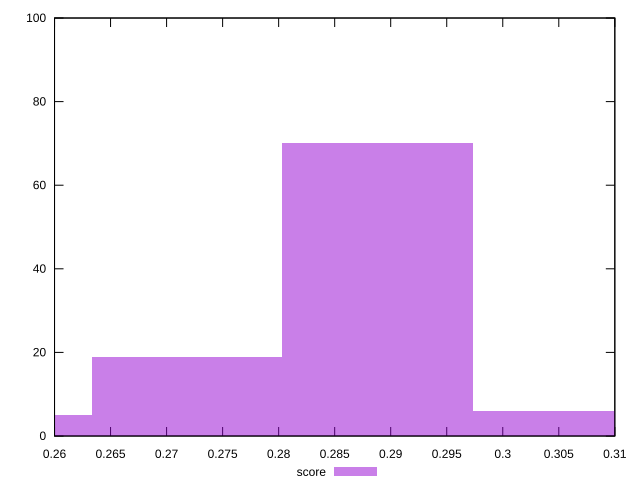

Write gnuplot code to recreate this figure.
reset

$score <<EOF
0.3057983896448479 6
0.28880959022013414 70
0.2548319913707066 5
0.2718207907954204 19
EOF

set key outside below
set boxwidth 0.016988799424713773
set xrange [0.26:0.31]
set yrange [0:100]
set trange [0:100]
set style fill transparent solid 0.5 noborder
set terminal svg size 640, 490 enhanced background rgb 'white'
set output "report_00019_2021-02-10T18-14-37.922Z//uses-text-compression/samples/pages+cached+noadtech+nomedia/score/histogram.svg"

plot $score title "score" with boxes

reset
